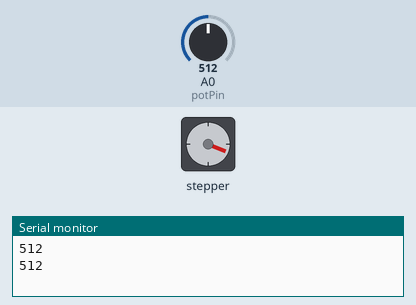
Bench run of a sketch on a simulated Arduino Uno, built with avr-gcc and run on an emulated ATmega328P. Shown: stepper motor, the last lines printed to the serial monitor. The test bench sets the inputs (shaded band); at power-on: A0 (potPin) = 512. Stepper angles assume 2048 steps per turn.

Above: at 7.6 s.
7.7 s: A0 (potPin) set to 306
At 7.92 s:
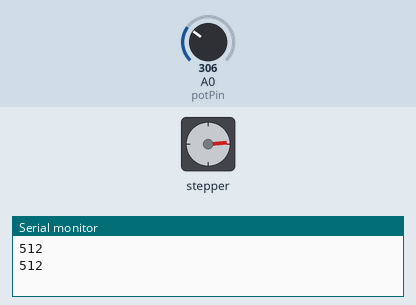
19.7 s: A0 (potPin) set to 522
At 20.63 s:
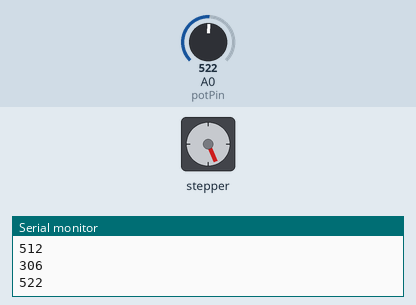
Timing chart, 0 to 33.3 s (numbered marks = the images above; inputs shaded):
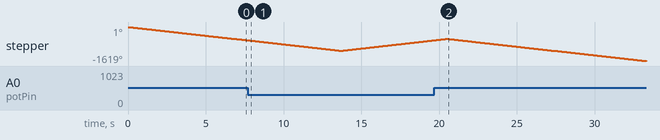

The sketch:

motor_de_passo_dois_sentidos_potenciometro_inverte_sentido.ino
```cpp
#include <Stepper.h>

const int stepsPerRevolution = 64;
Stepper myStepper(stepsPerRevolution, 8, 10, 9, 11);

int potPin = A0; // Pino analógico onde o potenciômetro está conectado
int potValue;    // Variável para armazenar o valor do potenciômetro

void setup() {
  myStepper.setSpeed(450);
  Serial.begin(9600); // Inicializa a comunicação serial com uma taxa de 9600 baud
}

void loop() {
  // Lê o valor do potenciômetro
  potValue = analogRead(potPin);

  Serial.println(potValue); // Envia o valor lido para o monitor serial

  delay(100); // Aguarda um curto período de tempo para evitar leituras muito rápidas

  // Determina o sentido de rotação com base no valor do potenciômetro
  if (potValue < 512) {
    // Gira o motor no sentido anti-horário se o valor do potenciômetro for menor que 512
    for (int i = 0; i < 50; i++) {
      myStepper.step(stepsPerRevolution);
    }
  } else {
    // Gira o motor no sentido horário se o valor do potenciômetro for maior ou igual a 512
    for (int i = 0; i < 50; i++) {
      myStepper.step(-stepsPerRevolution);
    }
  }
}
```
